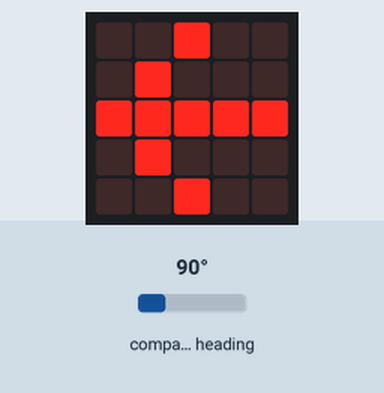
This program was run on a simulated BBC micro:bit (MakeCode). Parts: the board's 5×5 LED display. The inputs (shaded band) are chosen by the test bench; at power-on: compass heading 90°. The compass is already calibrated.

Above: at 1.2 s.
1.3 s: compass heading set to 130°
3.0 s: compass heading set to 142°
At 4.3 s:
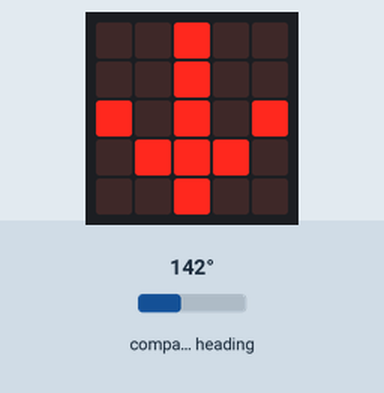
4.6 s: compass heading set to 220°
6.1 s: compass heading set to 230°
At 6.7 s:
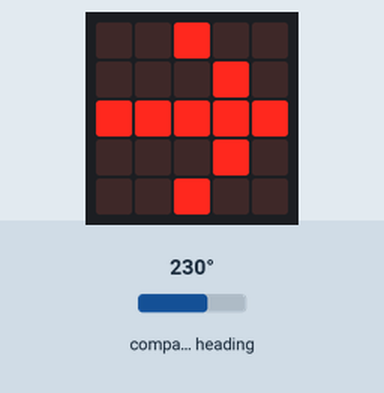
7.7 s: compass heading set to 90°
At 9.2 s:
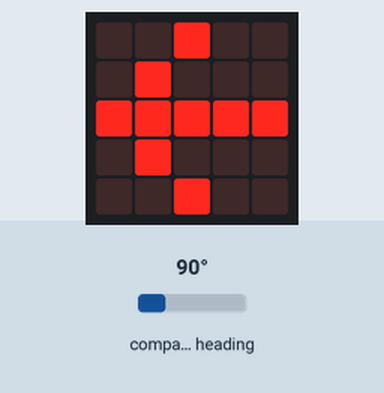
9.5 s: compass heading set to 180°
At 10.4 s:
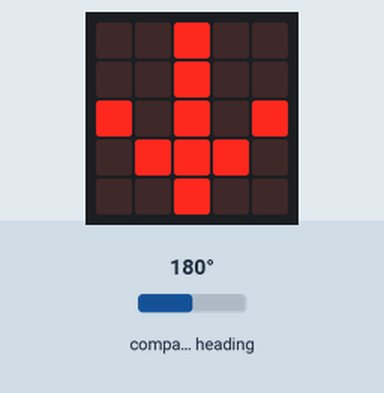
Timing chart, 0 to 12.4 s (numbered marks = the images above; inputs shaded):
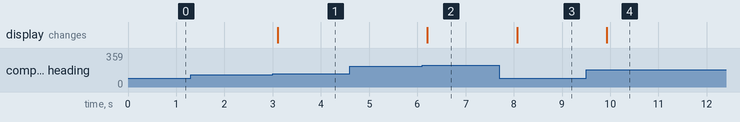

The program:

main.ts
```typescript
basic.forever(function () {
    if (input.compassHeading() < 135) {
        if (input.compassHeading() > 45) {
            basic.showArrow(ArrowNames.West)
        }
    } else if (input.compassHeading() < 225) {
        if (input.compassHeading() > 135) {
            basic.showArrow(ArrowNames.South)
        }
    } else if (input.compassHeading() < 315) {
        if (input.compassHeading() > 225) {
            basic.showArrow(ArrowNames.East)
        }
    } else {
        if (input.compassHeading() < 315) {
            if (input.compassHeading() > 45) {
                basic.showArrow(ArrowNames.North)
            }
        }
    }
})
```

test.ts
```typescript
// tests gaan hier; deze zal niet worden gecompileerd wanneer dit pakket wordt gebruikt als extensie.
```

Measured:
- the behaviour switches between 135 and 136° on compass heading (found by bisection; images 0 and 1)
- the behaviour switches between 225 and 226° on compass heading (found by bisection; images 1 and 2)
- after the input at 1.3 s, every drawn part: stays the same
- after the input at 3.0 s, the display: changes after 0.10 s (image 1)
- after the input at 4.6 s, every drawn part: stays the same
- after the input at 6.1 s, the display: changes after 0.11 s (image 2)
- after the input at 7.7 s, the display: changes after 0.37 s (image 3)
- after the input at 9.5 s, the display: changes after 0.43 s (image 4)
